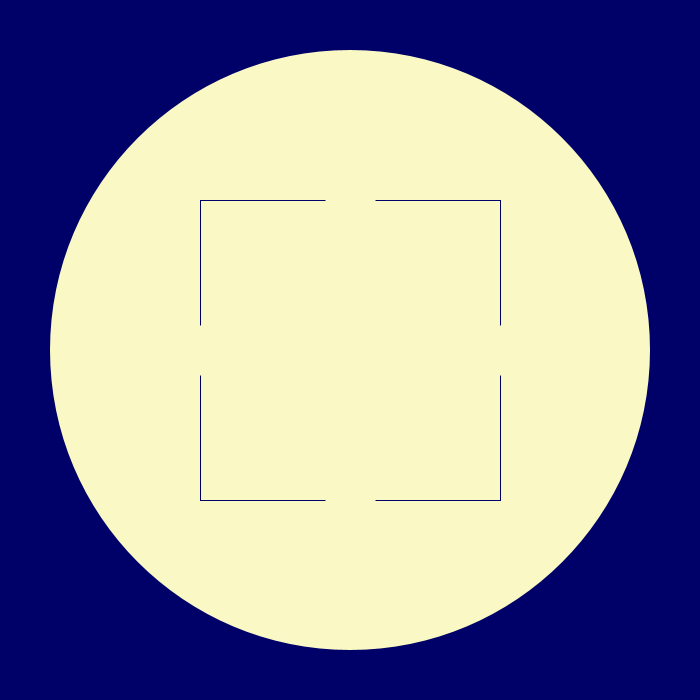
Frame 1 (no input)
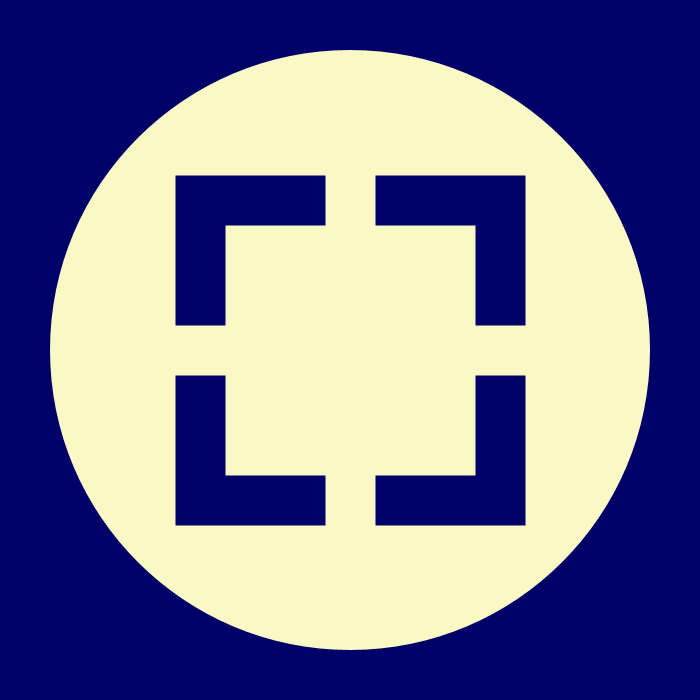
Frame 60 (the mouse pressed at the canvas centre just before this capture)
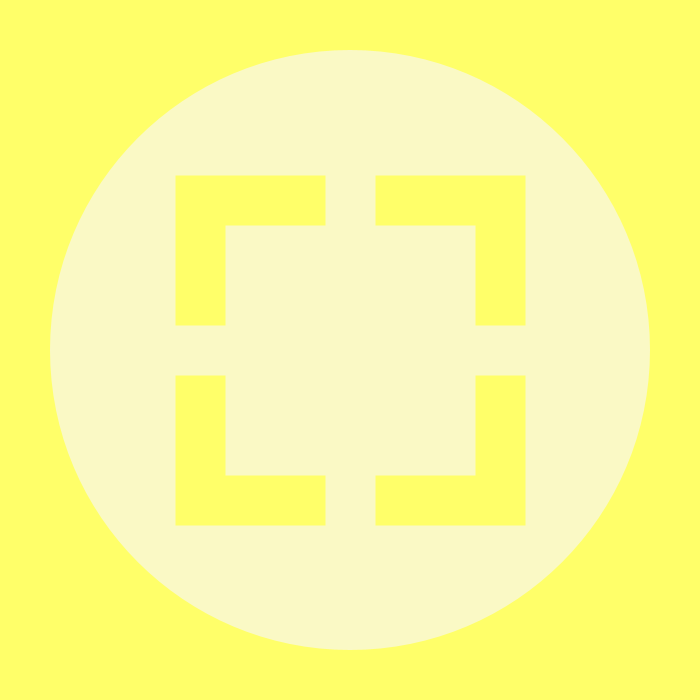
Frame 120 (the mouse held since frame 60 and released just before this capture)

The Processing sketch that drew these frames (run headless with seeded random() and noise(); from frame 60 on, the mouse is pressed at the canvas centre):

// Processing sketch: processing_163862
// ── processing_163862.pde

//sets size
void setup(){
  size(700,700);
}

void draw(){
  //determines background color based on mouse position
  background(mouseX,mouseY,105);
  
  //draws an ellipse
  fill(250,249,197);
  noStroke();
  ellipse(350,350,600,600);
  
  /*draws the outline of a rectangle
    stroke color is determined by mouse position */
  stroke(mouseY,mouseX,105);
  rect(200,200,300,300);
  
  //sets stroke weight to 50 
  strokeWeight(50);
  stroke(250,249,197);
  
  //prints two lines
  line(350,100,350,600);
  line(100,350,600,350);
  
}
